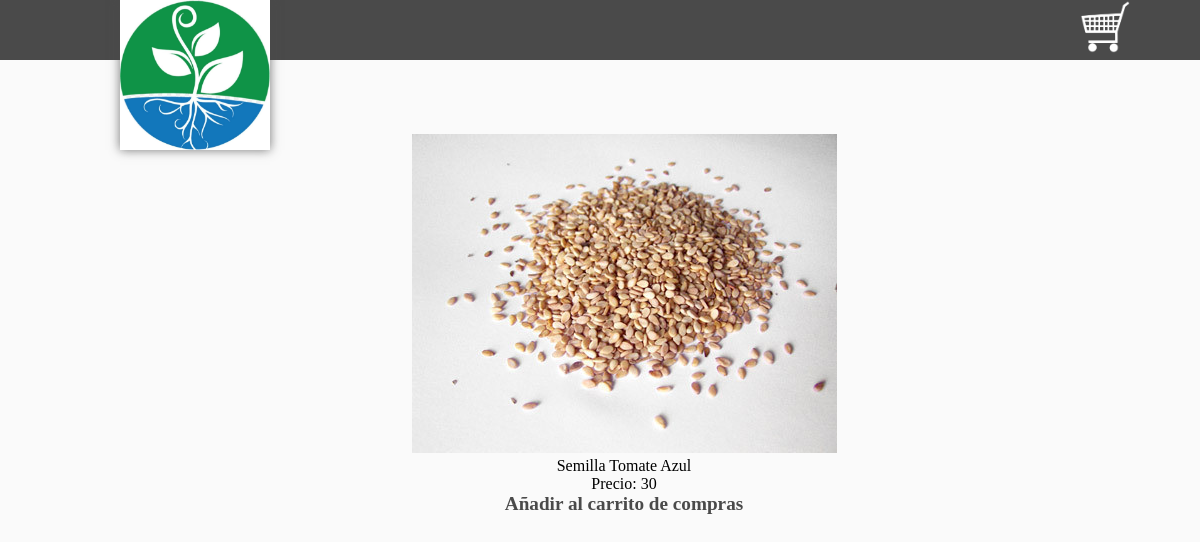
The page /admin/detalles.php?id=3 on the database its author committed.
### tables this page shows
CREATE TABLE `productos` (
  `id` int(11) NOT NULL,
  `nombre` text NOT NULL,
  `descripcion` text NOT NULL,
  `imagen` text NOT NULL,
  `precio` double NOT NULL,
  `tipo` int(11) NOT NULL
);

### admin/detalles.php (the view, shortened to what this page needs)
<!DOCTYPE html>
<html lang="es">
<head>
	<link rel="stylesheet" type="text/css" href="./css/estilos.css">
</head>
<body>
	<header>
		<img src="./imagenes/hidrologo.jpg" id="logo">
		<a href="./carritodecompras.php" title="ver carrito de compras">
			<img src="./imagenes/carrito.png">
		</a>
	</header>
	<section>
	<?php
	  $link=Conectarse();
		$re=mysqli_query($link,"select * from productos where id=".$_GET['id'])or die(mysql_error());
		while ($f=mysqli_fetch_array($re)) {
		?>
			<center>
				<img src="./productos/<?php echo $f['imagen'];?>"><br>
				<span><?php echo $f['nombre'];?></span><br>
				<span>Precio: <?php echo $f['precio'];?></span><br>
				<a href="./carritodecompras.php?id=<?php  echo $f['id'];?>">Añadir al carrito de compras</a>
			</center>
	<?php
		}
	?>
	</section>
</body>
</html>

### admin/css/estilos.css (style rules this page uses)
html { padding: 0px; margin: 0px; }
body { background-color: #fafafa; padding: 0px; margin: 0px; }
header { width: 100%; height: 60px; background-color: #4a4a4a; color:white; }
a { color: #4a4a4a; font-weight: bolder; font-size: 1.2rem; text-decoration: none; }
header a { width: 50px; left: 90%; display: inline-block; vertical-align: top; position: fixed; z-index: 2; background-color: #4a4a4a; }
header a img { width: 100%; }
section { width: 80%; min-height: 500px; padding: 2%; margin:0 auto; margin-left: 10%; margin-top: 50px; }
#logo { width: 150px; height: 150px; display: inline-block; vertical-align: top; position:absolute; z-index: 2; left: 10%; -webkit-box-shadow: 0px 0px 10px rgba(74, 74, 74, 0.75); -moz-box-shadow: 0px 0px 10px rgba(74, 74, 74, 0.75); box-shadow: 0px 0px 10px rgba(74, 74, 74, 0.75); }

### rows shown on the page
productos: imagen (picture), nombre "Semilla Tomate Azul", precio "30"
